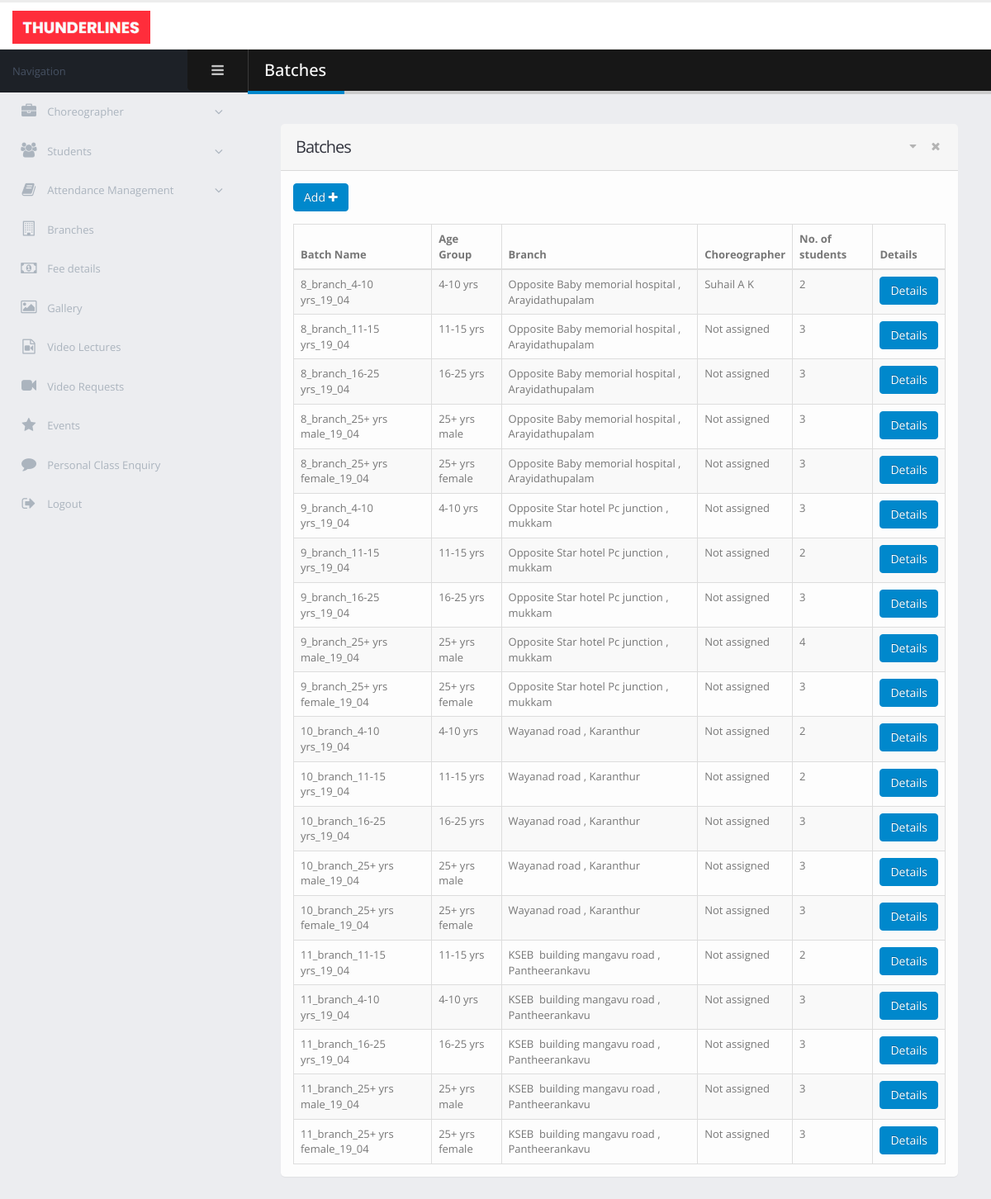
/admin/batches.php, run on the app's committed database.
### tables this page shows
CREATE TABLE `batch` (
  `batch_id` int(11) NOT NULL,
  `batch_name` varchar(40) NOT NULL,
  `batch_age_grp` varchar(35) NOT NULL,
  `branch_id` int(11) NOT NULL,
  `choreographer_id` int(11) DEFAULT 0
);

CREATE TABLE `branch` (
  `branch_id` int(11) NOT NULL,
  `branch_landmark` varchar(40) NOT NULL,
  `branch_pincode` int(11) NOT NULL,
  `branch_place` varchar(30) NOT NULL,
  `branch_dst` varchar(50) NOT NULL
);

CREATE TABLE `choreographer` (
  `choreographer_id` int(11) NOT NULL,
  `choreographer_name` varchar(50) NOT NULL,
  `choreographer_dob` date NOT NULL,
  `address` varchar(40) NOT NULL,
  `place` varchar(30) NOT NULL,
  `pincode` int(11) NOT NULL,
  `district` varchar(25) NOT NULL,
  `mobile` bigint(12) NOT NULL,
  `email` varchar(25) NOT NULL,
  `sallary` int(11) NOT NULL,
  `qualification` varchar(20) NOT NULL
);

### admin/batches.php (the view, shortened to what this page needs)
<!doctype html>
<html class="fixed">
	<head>
		<link rel="stylesheet" href="assets/vendor/bootstrap/css/bootstrap.css" />
		<link rel="stylesheet" href="assets/vendor/font-awesome/css/font-awesome.css" />
		<link rel="stylesheet" href="assets/vendor/magnific-popup/magnific-popup.css" />
		<link rel="stylesheet" href="assets/vendor/bootstrap-datepicker/css/bootstrap-datepicker3.css" />
		<link rel="stylesheet" href="assets/vendor/jquery-ui/jquery-ui.css" />
		<link rel="stylesheet" href="assets/vendor/jquery-ui/jquery-ui.theme.css" />
		<link rel="stylesheet" href="assets/vendor/bootstrap-multiselect/bootstrap-multiselect.css" />
		<link rel="stylesheet" href="assets/vendor/morris.js/morris.css" />
		<link rel="stylesheet" href="assets/stylesheets/theme.css" />
		<link rel="stylesheet" href="assets/stylesheets/skins/default.css" />
		<link rel="stylesheet" href="assets/stylesheets/theme-custom.css">
	</head>
	<body>
		<section class="body">
			<header class="header">
				<div class="logo-container">
					<a href="homepage.php" class="logo">
						<img src="assets/images/new_logo.png" alt="Porto Admin" height="40"/>
					</a>
				</div>
			</header>
			<div class="inner-wrapper">
				<aside id="sidebar-left" class="sidebar-left">
				    <div class="sidebar-header">
				        <div class="sidebar-title">
				            Navigation
				        </div>
				        <div class="sidebar-toggle hidden-xs" data-toggle-class="sidebar-left-collapsed" data-target="html" data-fire-event="sidebar-left-toggle">
				            <i class="fa fa-bars" aria-label="Toggle sidebar"></i>
				        </div>
				    </div>
				    <div class="nano">
				        <div class="nano-content">
				            <nav id="menu" class="nav-main" role="navigation">
				                <ul class="nav nav-main ">
				                    <li class="nav-parent ">
				                        <a href="#">
				                            <i class="fa fa-briefcase" aria-hidden="true"></i>
				                            <span>Choreographer</span>
				                        </a>
				                    </li>
				                    <li class="nav-parent">
				                        <a href="#">
				                            <i class="fa fa-users" aria-hidden="true"></i>
				                            <span>Students</span>
				                        </a>
				                    </li>
				                    <li class="nav-parent">
				                        <a href="#">
				                            <i class="fa fa-book" aria-hidden="true"></i>
				                            <span>Attendance Management</span>
				                        </a>
				                    </li>
				                    <li>
				                        <a href="branches.php">
				                            <i class="fa fa-building-o" aria-hidden="true"></i>
				                            <span>Branches</span>
				                        </a>
				                    </li>
                                    <li>
                                        <a href="fees_details.php">
                                            <i class="fa fa-money" aria-hidden="true"></i>
                                            <span>Fee details</span>
                                        </a>
                                    </li>
                                    <li>
                                        <a href="gallery.php">
                                            <i class="fa fa-image" aria-hidden="true"></i>
                                            <span>Gallery</span>
                                        </a>
                                    </li>
                                    <li>
                                        <a href="video_lectures.php">
                                            <i class="fa fa-file-video-o" aria-hidden="true"></i>
                                            <span>Video Lectures</span>
                                        </a>
                                    </li>
                                    <li>
                                        <a href="video_requests.php">
                                            <i class="fa fa-video-camera" aria-hidden="true"></i>
                                            <span>Video Requests</span>
                                        </a>
                                    </li>
                                    <li>
                                        <a href="event_details.php">
                                            <i class="fa fa-star" aria-hidden="true"></i>
                                            <span>Events</span>
                                        </a>
                                    </li>
                                    <li>
                                        <a href="personal_class_requests.php">
                                            <i class="fa fa-comment" aria-hidden="true"></i>
                                            <span>Personal Class Enquiry</span>
                                        </a>
                                    </li>
				                    <li>
				                        <a href="../login.html">
				                            <i class="fa fa-sign-out" aria-hidden="true"></i>
				                            <span>Logout</span>
				                        </a>
				                    </li>
				                </ul>
				            </nav>
				        </div>
				    </div>
				</aside>
                <section role="main" class="content-body">
                    <header class="page-header">
                        <h2>Batches</h2>
                    </header>
                    <section class="panel">
                        <header class="panel-heading">
                            <div class="panel-actions">
                                <a href="#" class="panel-action panel-action-toggle" data-panel-toggle></a>
                                <a href="#" class="panel-action panel-action-dismiss" data-panel-dismiss></a>
                            </div>
                            <h2 class="panel-title">Batches</h2>
                        </header>
                        <div class="panel-body">
                            <div class="row">
                                <div class="col-sm-6">
                                    <div class="mb-md">
                                        <a href="batch_add.php">
                                            <button id="addbatchbtn" class="btn btn-primary">Add <i class="fa fa-plus"></i> </button>
                                        </a>
                                    </div>
                                </div>
                            </div>
                            <table class="table table-bordered table-striped mb-none" id="tester_table">
                                <thead>
                                <tr>
                                    <th>Batch Name</th>
                                    <th>Age Group</th>
                                    <th>Branch</th>
				                    <th>Choreographer</th>
				                    <th>No. of students</th>
				                    <th>Details</th>
                                </tr>
                                </thead>
                                <tbody>
                                <?php
                                $server_name = "localhost";
                                $user_name = "root";
                                $password = "";
                                $database = "dance-academy";
                                $conn = new mysqli($server_name, $user_name, $password, $database);
                                $batch_sel = "select batch_id, batch_name, batch_age_grp, branch_id, choreographer_id from batch";
                                $res = $conn->query($batch_sel);
                                while ($row = $res->fetch_array())
                                {
                                    echo "<tr>";
                                    echo "<td>$row[1]</td>";
                                    echo "<td>$row[2]</td>";
                                    $branch_sel = "select branch_landmark, branch_place from branch where branch_id='$row[3]'";
                                    $branch_res = mysqli_query($conn, $branch_sel);
                                    while ($row_branch = $branch_res->fetch_array())
                                    {
                                        echo "<td>$row_branch[0] , $row_branch[1]</td>";
                                    }
                                    if ($row[4]==0)
                                    {
                                        echo "<td>Not assigned</td>";
                                    }
                                    else
                                    {
                                        $choreo_sel = "select choreographer_name from choreographer where choreographer_id = '$row[4]'";
                                        $chore_res = $conn->query($choreo_sel);
                                        while ($choreo_row = $chore_res->fetch_array())
                                        {
                                            echo "<td>$choreo_row[0]</td>";
                                        }
                                    }
                                    $nostud = "select count(*) from student where batch_id='$row[0]'";
                                    $res_nostud = $conn->query($nostud);
                                    while ($row_nostud = $res_nostud->fetch_array())
                                    {
                                        echo "<td>$row_nostud[0]</td>";
                                    }
                                    echo "<td><a href='batch_details.php?bid=$row[0]'><button class='btn btn-primary'>Details</button></a></td>";
                                }
                                ?>
                                </tbody>
                            </table>
                        </div>
                    </section>
                </section>
			</div>
		</section>
	</body>
</html>

### admin/assets/stylesheets/skins/default.css (style rules this page uses)
a, .btn-link { color: #0088cc; }
body .btn-primary { color: #ffffff; text-shadow: 0 -1px 0 rgba(0, 0, 0, 0.25); background-color: #0088cc; border-color: #0088cc; }
.page-header h2 { border-bottom-color: #0088cc; }

### data on the page
batch: batch_name "8_branch_4-10 yrs_19_04", batch_age_grp "4-10 yrs", row_nostud "2"
branch: branch_landmark "Opposite Baby memorial hospital", branch_place "Arayidathupalam"
choreographer: choreographer_name "Suhail A K"
batch: batch_name "8_branch_11-15 yrs_19_04", batch_age_grp "11-15 yrs", shows "Not assigned", row_nostud "3"
batch: batch_name "8_branch_16-25 yrs_19_04", batch_age_grp "16-25 yrs", shows "Not assigned", row_nostud "3"
batch: batch_name "8_branch_25+ yrs male_19_04", batch_age_grp "25+ yrs male", shows "Not assigned", row_nostud "3"
batch: batch_name "8_branch_25+ yrs female_19_04", batch_age_grp "25+ yrs female", shows "Not assigned", row_nostud "3"
batch: batch_name "9_branch_4-10 yrs_19_04", batch_age_grp "4-10 yrs", shows "Not assigned", row_nostud "3"
branch: branch_landmark "Opposite Star hotel Pc junction", branch_place "mukkam"
batch: batch_name "9_branch_11-15 yrs_19_04", batch_age_grp "11-15 yrs", shows "Not assigned", row_nostud "2"
batch: batch_name "9_branch_16-25 yrs_19_04", batch_age_grp "16-25 yrs", shows "Not assigned", row_nostud "3"
batch: batch_name "9_branch_25+ yrs male_19_04", batch_age_grp "25+ yrs male", shows "Not assigned", row_nostud "4"
batch: batch_name "9_branch_25+ yrs female_19_04", batch_age_grp "25+ yrs female", shows "Not assigned", row_nostud "3"
batch: batch_name "10_branch_4-10 yrs_19_04", batch_age_grp "4-10 yrs", shows "Not assigned", row_nostud "2"
branch: branch_landmark "Wayanad road", branch_place "Karanthur"
batch: batch_name "10_branch_11-15 yrs_19_04", batch_age_grp "11-15 yrs", shows "Not assigned", row_nostud "2"
batch: batch_name "10_branch_16-25 yrs_19_04", batch_age_grp "16-25 yrs", shows "Not assigned", row_nostud "3"
batch: batch_name "10_branch_25+ yrs male_19_04", batch_age_grp "25+ yrs male", shows "Not assigned", row_nostud "3"
batch: batch_name "10_branch_25+ yrs female_19_04", batch_age_grp "25+ yrs female", shows "Not assigned", row_nostud "3"
batch: batch_name "11_branch_11-15 yrs_19_04", batch_age_grp "11-15 yrs", shows "Not assigned", row_nostud "2"
branch: branch_landmark "KSEB building mangavu road", branch_place "Pantheerankavu"
batch: batch_name "11_branch_4-10 yrs_19_04", batch_age_grp "4-10 yrs", shows "Not assigned", row_nostud "3"
batch: batch_name "11_branch_16-25 yrs_19_04", batch_age_grp "16-25 yrs", shows "Not assigned", row_nostud "3"
batch: batch_name "11_branch_25+ yrs male_19_04", batch_age_grp "25+ yrs male", shows "Not assigned", row_nostud "3"
batch: batch_name "11_branch_25+ yrs female_19_04", batch_age_grp "25+ yrs female", shows "Not assigned", row_nostud "3"
